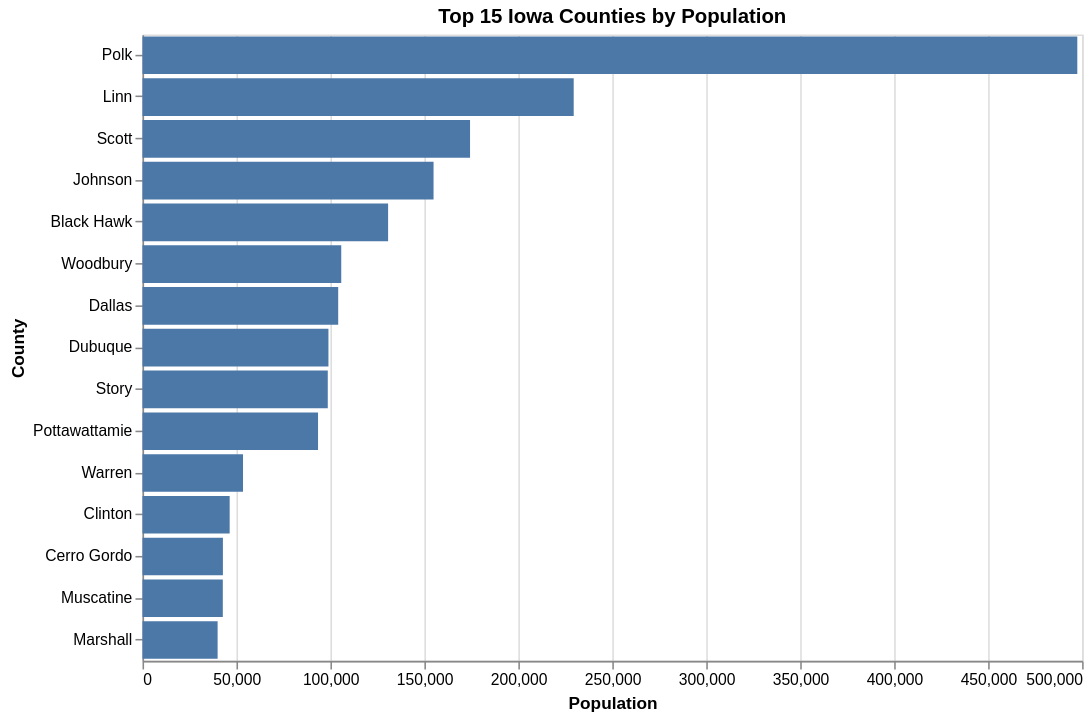

Notebook source saved alongside this figure:
### Code cell
# Context chart 2: top counties by population

df_population_top = df_pop.sort_values(by="Population", ascending=False).head(15)

chart4 = alt.Chart(df_population_top).mark_bar().encode(
    x=alt.X("Population:Q", title="Population"),
    y=alt.Y("County Name:N", sort="-x", title="County"),
    tooltip=["County Name", "Population"]
).properties(
    title="Top 15 Iowa Counties by Population",
    width=600,
    height=400
)

chart4

### Figure 1 — Vega-Lite specification as saved in the notebook (floating-point values rounded to 4 significant figures)
{"config": {"view": {"continuousWidth": 300, "continuousHeight": 300}}, "data": {"name": "data-9810073150d94aebdffc4198e66b7739"}, "mark": {"type": "bar"}, "encoding": {"tooltip": [{"field": "County Name", "type": "nominal"}, {"field": "Population", "type": "quantitative"}], "x": {"field": "Population", "title": "Population", "type": "quantitative"}, "y": {"field": "County Name", "sort": "-x", "title": "County", "type": "nominal"}}, "height": 400, "title": "Top 15 Iowa Counties by Population", "width": 600, "$schema": "https://vega.github.io/schema/vega-lite/v5.8.0.json", "datasets": {"data-9810073150d94aebdffc4198e66b7739": [{"County Name": "Polk", "Population": 497441}, {"County Name": "Linn", "Population": 229463}, {"County Name": "Scott", "Population": 174302}, {"County Name": "Johnson", "Population": 154881}, {"County Name": "Black Hawk", "Population": 130693}, {"County Name": "Woodbury", "Population": 105760}, {"County Name": "Dallas", "Population": 104136}, {"County Name": "Dubuque", "Population": 98948}, {"County Name": "Story", "Population": 98592}, {"County Name": "Pottawattamie", "Population": 93407}, {"County Name": "Warren", "Population": 53484}, {"County Name": "Clinton", "Population": 46383}, {"County Name": "Cerro Gordo", "Population": 42785}, {"County Name": "Muscatine", "Population": 42735}, {"County Name": "Marshall", "Population": 39971}]}}
